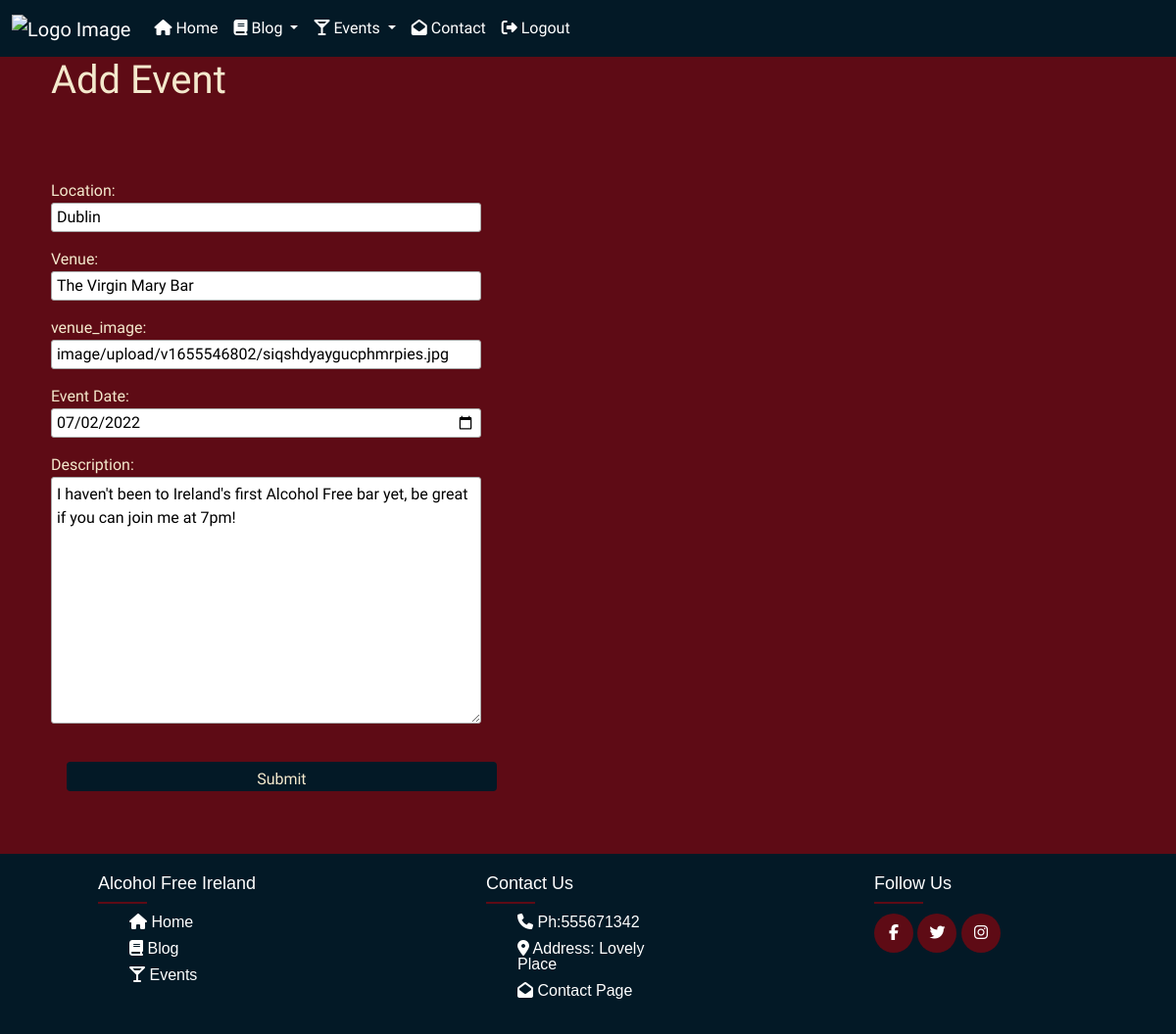
The app's page /events/edit_event/4/ (signed in), older data.
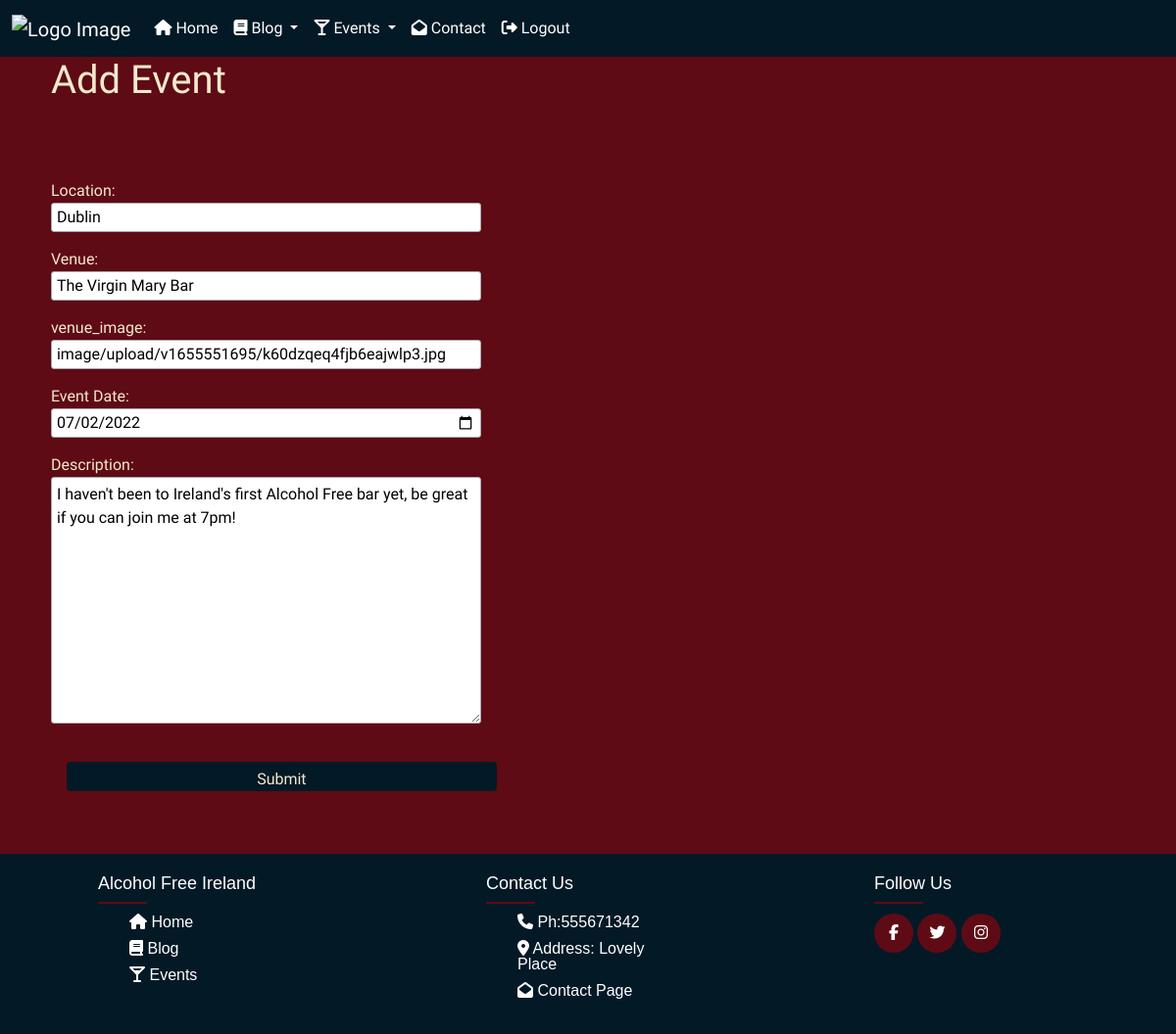
The same page, newer data.
### events/models.py (models this page shows, shortened)
class events(models.Model):
    location = models.CharField(max_length=150, unique=False)
    venue = models.CharField(max_length=150, unique=False)
    venue_image = CloudinaryField('image', default='placeholder')
    event_date = models.DateField('Event Date', blank=True, null=True)
    description = models.TextField(blank=True, max_length=200)
    approve = models.BooleanField(default=False)
    creator = models.ForeignKey(
        User, on_delete=models.CASCADE, related_name="events_creator", null=True
    )
    guests = models.ManyToManyField(
        User, related_name='events_guests', blank=True)
    class Meta:
        verbose_name_plural = "Event"

### events/views.py (the view)
# urls.py: path('edit_event/<int:pk>/', views.edit_event, name="edit_event"),
@login_required
def edit_event(request, pk):
    events_obj = events.objects.get(id=pk)
    form = EventForm(instance=events_obj)
    if request.method == 'POST':
        form = EventForm(request.POST, request.FILES, instance=events_obj)
        if form.is_valid():
            form.save()
            messages.success(request, 'The event has been updated successfully!')
            return redirect('events')
    context = {'form': form}
    return render(request, 'edit_event.html',context)

### events/forms.py
class EventForm(ModelForm):
    class Meta:
        model = events
        fields = ('location', 'venue', 'venue_image', 'event_date', 'description')
        labels = {
            'venue_image': 'venue_image',
        }
        widgets = {
            'event_date': forms.DateInput(attrs={'type': 'date', 'placeholder': 'Date'}),
        }

### templates/edit_event.html (shortened to what this page needs)
{% extends "base.html" %}
{% load static %}
{% load cloudinary %}
{% block content %}
<div>
                {% if submitted %}
                <p>Your Event Was Submitted Successfully</p>
                    {% else %}
    <div class="container">
        <div class="row">
            <div class="col offset-md-1">
                <h1>Add Event</h1>
                <br/><br/>
                <form action="" method="POST" style="margin-top: 1.3em;" enctype="multipart/form-data">
                    {{ form.as_p}}
                    <input type="submit" value="Submit" class="btn btn-standard">
                </form>
                {% endif %}
                <br/><br/>
            </div>
        </div>
    </div>
</div>
{% endblock content %}

### templates/base.html (shortened to what this page needs)
{% load static %}
{% load cloudinary %}
<!DOCTYPE html>
<html class="h-100">
<head>
    <link rel="stylesheet" href="https://cdnjs.cloudflare.com/ajax/libs/font-awesome/5.15.3/css/all.min.css">
    <link href="https://cdn.jsdelivr.net/npm/bootstrap@5.0.1/dist/css/bootstrap.min.css" rel="stylesheet"
>
    <link rel="stylesheet" href="{% static 'css/style.css' %}" type="text/css">
</head>
<body id="page-top">
    <header>
        <nav class="navbar sticky-top navbar-expand-lg navbar-dark bg-dark">
            <div class="container-fluid">
                <a class="navbar-brand" href="{% url 'home' %}">
                    <img src='https://res.cloudinary.com/roibeard/media/logo.png' alt="Logo Image" width="60" height="48">
                </a>
                <div class="collapse navbar-collapse" id="navbarSupportedContent">
                    <ul class="navbar-nav me-auto mb-2 mb-lg-0">
                        <li class="nav-item">
                        <a class="nav-link active" aria-current="page" href="{% url 'home' %}">
                            <i class="fas fa-home"></i> Home</a>
                        </li>
                        <li class="nav-item dropdown">
                            <a class="nav-link dropdown-toggle" href="{% url 'blog' %}" id="navbarScrollingDropdown" role="button" data-bs-toggle="dropdown" aria-expanded="false">
                                <i class="fas fa-book"></i> Blog
                            </a>
                        </li>
                        <li class="nav-item">
                        <li class="nav-item dropdown">
                            <a class="nav-link dropdown-toggle" href="{% url 'events' %}" id="navbarScrollingDropdown" role="button" data-bs-toggle="dropdown" aria-expanded="false">
                                <i class="fas fa-glass-martini-alt"></i> Events
                            </a>
                        </li>
                        <li class="nav-item">
                        <a class="nav-link" href="{% url 'contact' %}"><i class="fas fa-envelope-open"></i> Contact</a>
                        </li>
                        {% if user.is_authenticated %}
                        <li class="nav-item">
                        <a class="nav-link" href="{% url 'account_logout' %}"><i class="fas fa-sign-out-alt"></i> Logout</a>
                        </li>
                        {% endif %}
                    </ul>
                </div>
            </div>
        </nav>
    </header>
    <main class="flex-shrink-0 main-bg">
        {% block content %}
        {% endblock content %}
    </main>
    <footer class="footer">
        <div class="container-footer">
            <div class="row g-0">
                <div class="footer-col">
                    <h4>Alcohol Free Ireland</h4>
                    <ul>
                        <li><a href="{% url 'home' %}"><i class="fas fa-home"></i>  Home</a></li>
                        <li><a href="{% url 'blog' %}"><i class="fas fa-book"></i> Blog</a></li>
                        <li><a href="{% url 'events' %}"><i class="fas fa-glass-martini-alt"></i> Events</a></li>
                    </ul>
                </div>
                <div class="footer-col">
                    <h4>Contact Us</h4>
                    <ul>
                        <li><a href="#"><i class="fas fa-phone"></i> Ph:555671342</a></li>
                        <li><a href="#"><i class="fas fa-map-marker-alt"></i> Address: Lovely place</a></li>
                        <li><a href="{% url 'contact' %}"><i class="fas fa-envelope-open"></i> Contact Page</a></li>
                    </ul>
                </div>
                <div class="footer-col">
                    <h4>Follow Us</h4>
                    <div class="social-links">
                        <a href="facebook.com"><i class="fab fa-facebook-f"></i></a>
                        <a href="twitter.com"><i class="fab fa-twitter"></i></a>
                        <a href="instagram.com"><i class="fab fa-instagram"></i></a>
                    </div>
                </div>
            </div>
        </div>
    </footer>
</body>
</html>

### static/css/style.css (style rules this page uses)
* { box-sizing: border-box; }
body { color: #F4E9CD; font-family: 'Convergence', sans-serif; margin:0; padding:0; max-width: 100%; min-height: 100vh; display: flex; flex-direction: column; }
main { flex-grow: 1; }
a { color: #F4E9CD; }
.main-bg { background-color:#5E0B15; }
.row { --bs-gutter-x: 0rem; }
.btn-standard { margin: 1rem; color: #F4E9CD; background-color:#031926; }
.navbar-dark .navbar-nav .nav-link { color: white; }
.bg-dark { background-color: #031926 !important; }
.container { max-width:fit-content; margin:0; }
.row { display: flex; flex-wrap: wrap; }
ul { list-style: none; }
.footer { background-color: #031926; line-height: 1; font-family: 'Poppins', sans-serif; padding: 0; --bs-gutter-x: 0rem; }
.footer-col { width: 33%; padding:20px 100px; }
.footer-col h4 { font-size: 18px; color: #fff; text-transform: capitalize; margin-bottom: 20px; font-weight: 500; position: relative; }
.footer-col h4::before { content: ''; position: absolute; left:0; bottom: -10px; background-color: #5E0B15; height: 2px; box-sizing: border-box; width: 50px; }
.footer-col ul li:not(:last-child) { margin-bottom: 10px; }
.footer-col ul li a { font-size: 16px; text-transform: capitalize; color: #ffffff; text-decoration: none; font-weight: 200; display: block; transition: all 0.3s ease; }
.footer-col .social-links a { display: inline-block; height: 40px; width: 40px; background-color: #5E0B15; margin:0; text-align: center; line-height: 40px; border-radius: 50%; color: #fff; transition: all 0.5s ease; }
input, textarea { width: 100%; padding: 5px!important; -webkit-box-sizing: border-box; -moz-box-sizing: border-box; box-sizing: border-box; border-radius: 3px; border-style: solid; border-width: 1px; border-color: rgb(169,169,169) }
input { height: 30px; }
a { text-decoration: none; color: white; }

Row changes from the older to the newer data that the page shows:
changed events "Dublin": venue_image "image/upload/v1655546802/siqshdyaygucphmrpies.jpg" → "image/upload/v1655551695/k60dzqeq4fjb6eajwlp3.jpg"
